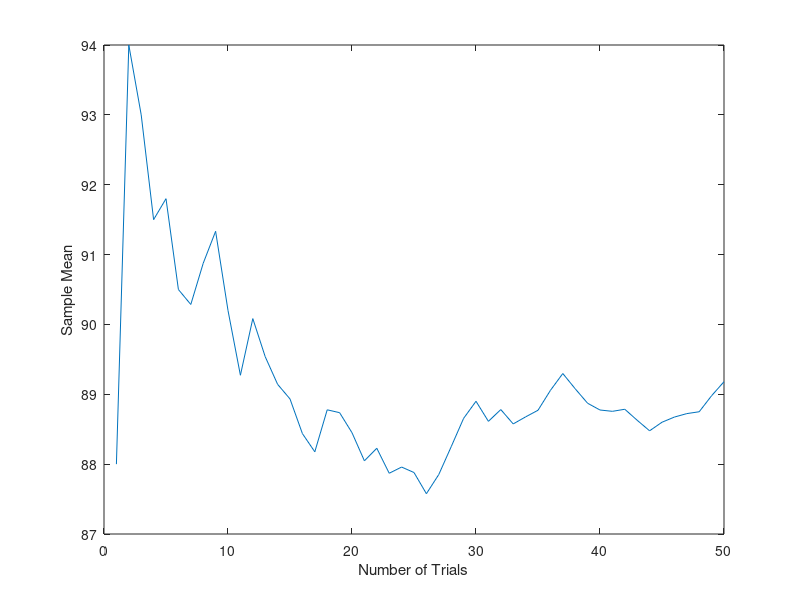

Here is the MATLAB script that generated this plot:
% declaring variables

k = 80;
l = 100;
numtrials = 50;

X = random('Discrete Uniform',l - k + 1,numtrials,1) + k - 1;

%Calculate sample mean

samplemean = zeros(1,numtrials);

for m = 1:numtrials
    sumData = 0
    for i = 1:m
        sumData = sumData + X(i);
    end
    samplemean(m) = sumData/m;
end

%Plot sample mean vs. number of trials.

plot(1:numtrials,samplemean)

xlabel('Number of Trials')

ylabel('Sample Mean')